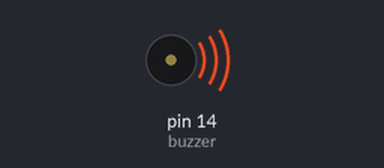
Recording of a sketch running on a simulated Arduino Uno, built with avr-gcc and run on an emulated ATmega328P. Parts: buzzer (waves = sounding, pin HIGH).

Above: at 0.5 s.
Timing chart, 0 to 4.6 s (numbered marks = the images above):
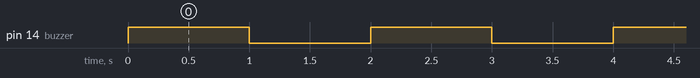

Measured:
- by itself, pin 14 (buzzer): alternates HIGH for 1.0 s and LOW for 1.0 s

The sketch:

laps_1.ino
```cpp
/*
ขา VCC -> 3.3-5V
ขา Gnd-> Gnd
ขา I/O -> 13
*/
int buzzer = 14;  //D5
void setup() {
pinMode(buzzer, OUTPUT);
}
void loop() {
digitalWrite(buzzer, HIGH);
delay(1000);
digitalWrite(buzzer, LOW);
delay(1000);
}
```

Source omitted: ogo_bmp.cpp.cpp (data table, 6418 bytes)
